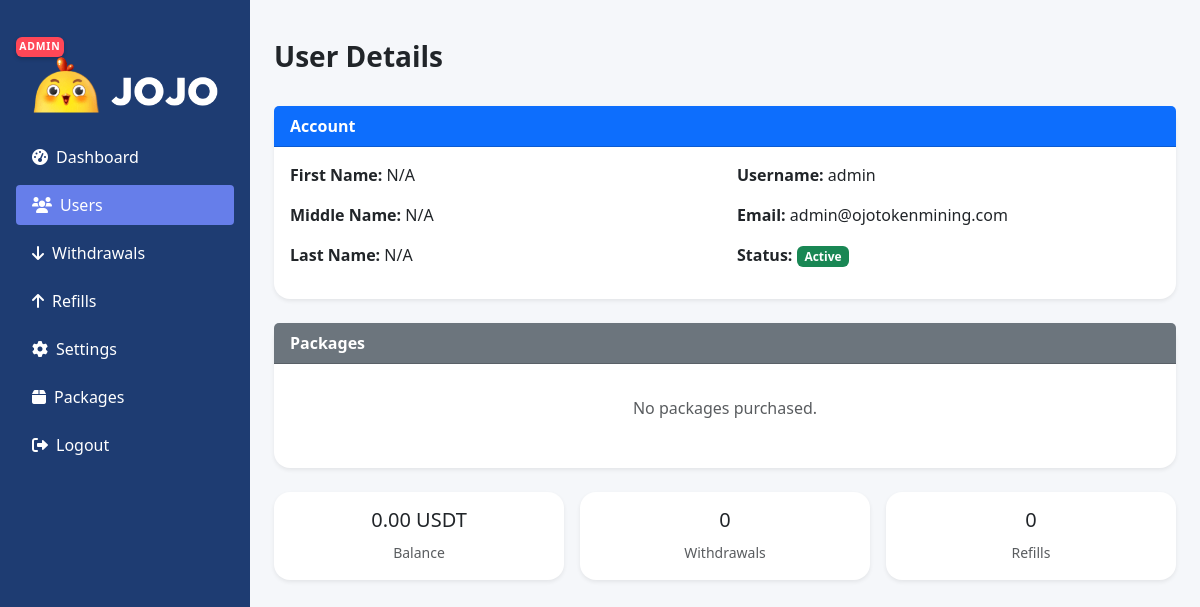
Screenshot of /admin/user_details.php?id=1 (signed in) with the database file from the repository.
### tables this page shows
CREATE TABLE users (
    id INT AUTO_INCREMENT PRIMARY KEY,
    username VARCHAR(50) UNIQUE NOT NULL,
    email VARCHAR(100) UNIQUE NOT NULL,
    first_name VARCHAR(100) NULL,
    middle_name VARCHAR(100) NULL,
    last_name VARCHAR(100) NULL,
    password VARCHAR(255) NOT NULL,
    sponsor_id INT NULL,
    role ENUM('user', 'admin') DEFAULT 'user',
    status ENUM(
        'active',
        'inactive',
        'suspended'
    ) DEFAULT 'active',
    address_line_1 VARCHAR(255) NULL,
    address_line_2 VARCHAR(255) NULL,
    city VARCHAR(100) NULL,
    state_province VARCHAR(100) NULL,
    postal_code VARCHAR(20) NULL,
    country VARCHAR(100) NULL,
    created_at TIMESTAMP DEFAULT CURRENT_TIMESTAMP,
    updated_at TIMESTAMP DEFAULT CURRENT_TIMESTAMP ON UPDATE CURRENT_TIMESTAMP,
    FOREIGN KEY (sponsor_id) REFERENCES users (id) ON DELETE SET NULL
);

CREATE TABLE ewallet (
    id INT AUTO_INCREMENT PRIMARY KEY,
    user_id INT UNIQUE NOT NULL,
    balance DECIMAL(15, 2) DEFAULT 0.00,
    created_at TIMESTAMP DEFAULT CURRENT_TIMESTAMP,
    updated_at TIMESTAMP DEFAULT CURRENT_TIMESTAMP ON UPDATE CURRENT_TIMESTAMP,
    FOREIGN KEY (user_id) REFERENCES users (id) ON DELETE CASCADE
);

### includes/auth.php (called while the page is built, shortened)
<?php
require_once __DIR__ . '/../config/config.php';
require_once __DIR__ . '/../includes/functions.php';
function getUserById($user_id)
{
    try {
        $pdo = getConnection();
        $stmt = $pdo->prepare("SELECT * FROM users WHERE id = ?");
        $stmt->execute([$user_id]);
        return $stmt->fetch();
    } catch (Exception $e) {
        logEvent("Get user error: " . $e->getMessage(), 'error');
        return false;
    }
}
?>

### includes/functions.php (called while the page is built, shortened)
<?php
require_once __DIR__ . '/../config/config.php';
function getEwalletBalance($user_id)
{
    try {
        $pdo = getConnection();
        $stmt = $pdo->prepare("SELECT balance FROM ewallet WHERE user_id = ?");
        $stmt->execute([$user_id]);
        $result = $stmt->fetchColumn();
        return $result !== false ? floatval($result) : 0.00;
    } catch (Exception $e) {
        logEvent("Get ewallet balance error: " . $e->getMessage(), 'error');
        return 0.00;
    }
}
function getUserPackageHistory($user_id)
{
    try {
        $pdo = getConnection();
        $stmt = $pdo->prepare("
            SELECT up.*, p.name, p.price, p.mode
            FROM user_packages up
            JOIN packages p ON up.package_id = p.id
            WHERE up.user_id = ?
            ORDER BY up.created_at DESC
        ");
        $stmt->execute([$user_id]);
        return $stmt->fetchAll();
    } catch (Exception $e) {
        logEvent("Get user package history error: " . $e->getMessage(), 'error');
        return [];
    }
}
function getUserWithdrawalRequests($user_id)
{
    try {
        $pdo = getConnection();
        $stmt = $pdo->prepare("
            SELECT * FROM withdrawal_requests
            WHERE user_id = ?
            ORDER BY created_at DESC
            LIMIT 10
        ");
        $stmt->execute([$user_id]);
        return $stmt->fetchAll();
    } catch (Exception $e) {
        logEvent("Get withdrawal requests error: " . $e->getMessage(), 'error');
        return [];
    }
}
function getUserRefillRequests($user_id)
{
    try {
        $pdo = getConnection();
        $stmt = $pdo->prepare("
            SELECT * FROM refill_requests
            WHERE user_id = ?
            ORDER BY created_at DESC
            LIMIT 10
        ");
        $stmt->execute([$user_id]);
        return $stmt->fetchAll();
    } catch (Exception $e) {
        logEvent("Get refill requests error: " . $e->getMessage(), 'error');
        return [];
    }
}
?>

### config/config.php (called while the page is built, shortened)
<?php
function formatCurrency($amount)
{
    return number_format($amount, DECIMAL_PLACES) . ' USDT' ;
}

### admin/user_details.php (the view, shortened to what this page needs)
<?php
require_once '../config/config.php';
require_once '../includes/auth.php';
require_once '../includes/functions.php';
$userId    = (int)($_GET['id'] ?? 0);
$user      = getUserById($userId);
$packages    = getUserPackageHistory($userId);
$balance     = getEwalletBalance($userId);
$withdrawals = getUserWithdrawalRequests($userId);
$refills     = getUserRefillRequests($userId);
?>
<!DOCTYPE html>
<html lang="en">
<head>
    <link href="https://cdn.jsdelivr.net/npm/bootstrap@5.3.0/dist/css/bootstrap.min.css" rel="stylesheet">
    <link href="https://cdnjs.cloudflare.com/ajax/libs/font-awesome/6.0.0/css/all.min.css" rel="stylesheet">
</head>
<body>
<nav class="sidebar-desktop">
  <div class="p-3">
      <span class="admin-badge">ADMIN</span>
      <div class="text-center mb-4">
          <img src="../assets/images/logo.png" alt="<?= SITE_NAME ?>" class="dashboard-logo">
      </div>
      <ul class="nav flex-column gap-2">
          <li><a href="dashboard.php" class="nav-link text-white"><i class="fas fa-tachometer-alt me-2"></i>Dashboard</a></li>
          <li><a href="users.php" class="nav-link text-white active"><i class="fas fa-users me-2"></i>Users</a></li>
          <li><a href="withdrawals.php" class="nav-link text-white"><i class="fas fa-arrow-down me-2"></i>Withdrawals</a></li>
          <li><a href="refills.php" class="nav-link text-white"><i class="fas fa-arrow-up me-2"></i>Refills</a></li>
          <li><a href="settings.php" class="nav-link text-white"><i class="fas fa-cog me-2"></i>Settings</a></li>
          <li><a href="packages.php" class="nav-link text-white"><i class="fas fa-box me-2"></i>Packages</a></li>
          <li><a href="../logout.php" class="nav-link text-white"><i class="fas fa-sign-out-alt me-2"></i>Logout</a></li>
      </ul>
  </div>
</nav>
<main class="main-content">
    <div class="container-fluid p-4">
        <div class="d-flex justify-content-between align-items-center pt-3 mb-4">
            <h1 class="h3 fw-bold">User Details</h1>
        </div>
        <div class="card shadow-sm mb-4">
            <div class="card-header bg-primary text-white fw-bold">Account</div>
            <div class="card-body">
                <div class="row">
                    <div class="col-md-6">
                        <p><strong>First Name:</strong> <?= htmlspecialchars($user['first_name'] ?? 'N/A') ?></p>
                        <p><strong>Middle Name:</strong> <?= htmlspecialchars($user['middle_name'] ?? 'N/A') ?></p>
                        <p><strong>Last Name:</strong> <?= htmlspecialchars($user['last_name'] ?? 'N/A') ?></p>
                    </div>
                    <div class="col-md-6">
                        <p><strong>Username:</strong> <?= htmlspecialchars($user['username']) ?></p>
                        <p><strong>Email:</strong> <?= htmlspecialchars($user['email']) ?></p>
                        <p><strong>Status:</strong>
                            <span class="badge <?= $user['status'] === 'active' ? 'bg-success' : 'bg-danger' ?>">
                                <?= ucfirst($user['status']) ?>
                            </span>
                        </p>
                    </div>
                </div>
            </div>
        </div>
        <div class="card shadow-sm mb-4">
            <div class="card-header bg-secondary text-white fw-bold">Packages</div>
            <div class="card-body">
                <?php if (!$packages): ?>
                    <p class="text-muted text-center py-3">No packages purchased.</p>
                <?php endif; ?>
            </div>
        </div>
        <div class="row g-3 mb-4">
            <div class="col-md-4">
                <div class="card shadow-sm text-center">
                    <div class="card-body">
                        <h5><?= formatCurrency($balance) ?></h5>
                        <small class="text-muted">Balance</small>
                    </div>
                </div>
            </div>
            <div class="col-md-4">
                <div class="card shadow-sm text-center">
                    <div class="card-body">
                        <h5><?= count($withdrawals) ?></h5>
                        <small class="text-muted">Withdrawals</small>
                    </div>
                </div>
            </div>
            <div class="col-md-4">
                <div class="card shadow-sm text-center">
                    <div class="card-body">
                        <h5><?= count($refills) ?></h5>
                        <small class="text-muted">Refills</small>
                    </div>
                </div>
            </div>
        </div>
    </div>
</main>
</body>
</html>

### admin/user_details.php (style rules this page uses)
:root { --primary: #667eea; --primary-dark: #1e3c72; }
body { background: #f5f7fa; font-family: 'Segoe UI', sans-serif; }
.sidebar-desktop { display: none; }
@media (min-width: 992px) { .sidebar-desktop { display: block; width: 250px; height: 100vh; position: fixed; top: 0; left: 0; background: var(--primary-dark); color: #fff; padding-top: 1rem; z-index: 1040; } }
@media (min-width: 992px) { .main-content { margin-left: 250px; } }
.nav-link.active { background: var(--primary) !important; color: #fff !important; border-radius: .25rem; }
.card { background: #fff; border: none; border-radius: 1rem; box-shadow: 0 4px 20px rgba(0,0,0,.08); transition: .4s; transform: translateY(20px); opacity: 0; }
.card.card-visible { transform: translateY(0); opacity: 1; }
.dashboard-logo { width: calc(100% - 2rem); max-width: 100%; margin-left: auto; margin-right: auto; display: block; }
.admin-badge { display: inline-block; background: #ff4757; color: #fff; font-size: .65rem; font-weight: 700; letter-spacing: .08em; padding: .15rem .2rem; border-radius: .375rem; text-transform: uppercase; box-shadow: 0 2px 4px rgba(0,0,0,.2); }

### rows the page displays
users: first_name "N/A", middle_name "N/A", last_name "N/A", username "admin", email "admin@ojotokenmining.com", status "Active"
ewallet: balance "0.00 USDT"

### other values shown
count($withdrawals) "0"
count($refills) "0"
